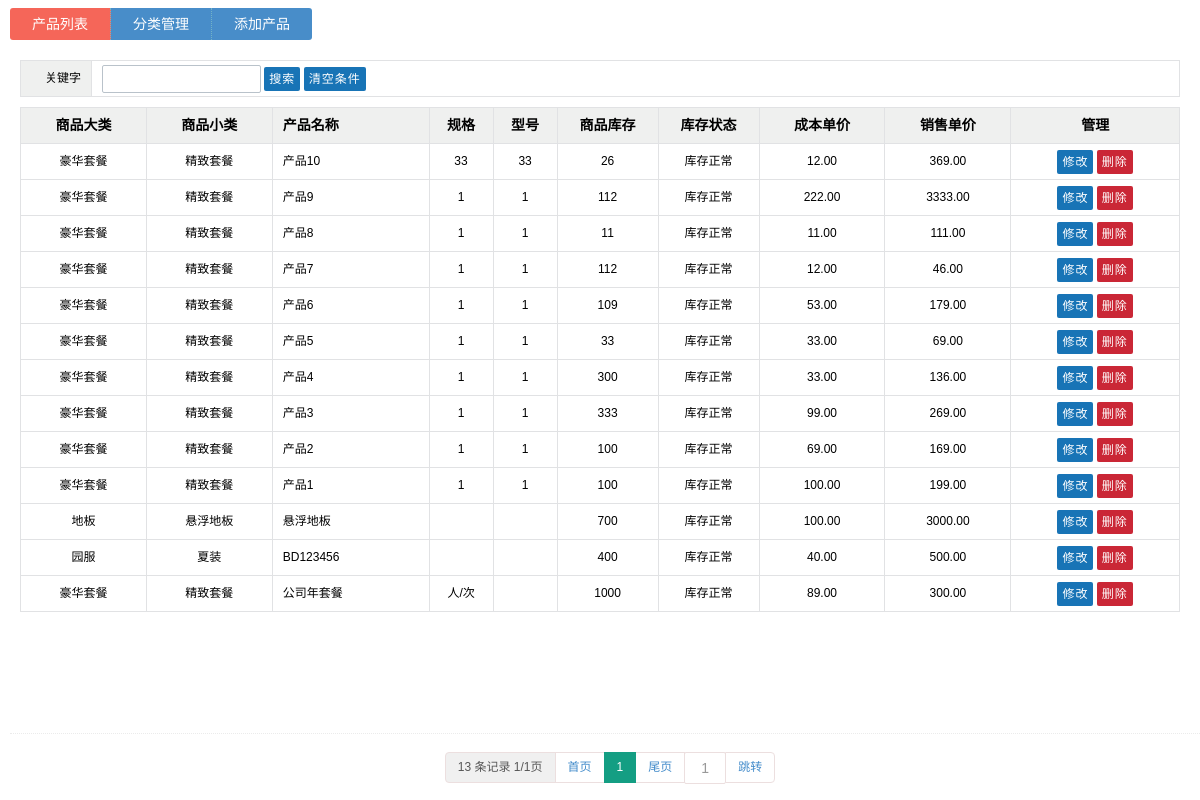
The page /index.php/product (signed in) on the database its author committed.
### tables this page shows
CREATE TABLE `ci_product` (
  `id` int(11) unsigned NOT NULL AUTO_INCREMENT,
  `trade` varchar(100) DEFAULT '',
  `strade` varchar(100) DEFAULT '',
  `title` varchar(100) DEFAULT '',
  `qtys` int(11) DEFAULT '0',
  `minqty` int(11) DEFAULT '0',
  `purprice` decimal(8,2) DEFAULT '0.00',
  `saleprice` decimal(8,2) DEFAULT '0.00',
  `property1` varchar(255) DEFAULT '',
  `property2` varchar(255) DEFAULT '',
  `reason` varchar(255) DEFAULT '',
  `uid` int(11) DEFAULT '0',
  `adduser` varchar(255) DEFAULT '',
  `isdel` tinyint(1) DEFAULT '0',
  `addtime` datetime DEFAULT NULL,
  `adddate` date DEFAULT NULL,
  `update` date DEFAULT NULL,
  `updtime` datetime DEFAULT NULL,
  PRIMARY KEY (`id`),
  UNIQUE KEY `option_name` (`title`)
);

### application/controllers/product.php (called while the page is built, shortened)
<?php if (!defined('BASEPATH')) exit('No direct script access allowed');
class Product extends CI_Controller
{
    public function index()
    {
        $post = array('keyword');
        foreach ($post as $key => $val) {
            $data[$val] = str_htmlencode($this->input->get_post($val, TRUE));
        }
        $where['order'] = 'id desc';
        $where['isdel'] = 0;
        $where['like|title'] = $data['keyword'];
        $config['totalRows'] = $this->mysql_model->get_count('product', $where);
        $this->load->library('lib_page', $config);
        $where['limit1'] = $this->lib_page->firstRow;
        $where['limit2'] = $this->lib_page->listRows;
        $data['list'] = $this->mysql_model->get_results('product', $where);
        $this->load->view('product/index', $data);
    }
}

### index.php (called while the page is built, shortened)
<?php
require_once BASEPATH . 'core/CodeIgniter.php';

### application/models/mysql_model.php (called while the page is built, shortened)
<?php if (!defined('BASEPATH')) exit('No direct script access allowed');
class Mysql_model extends CI_Model
{
    public function get_results($table, $where = '', $type = 2)
    {
        $this->db->from($this->db->dbprefix($table));
        if (is_array($where)) {
            $this->db->where($this->setwhere($where), NULL, FALSE);
        } else {
            if ($where) $this->db->where($where, NULL, FALSE);
        }
        $query = $this->db->get();
        switch ($type) {
            case 2:
                $result = $query->result_array();
                break;
            case 3:
                $result = $query->num_rows();
                break;
        }
        return $result;
    }
    public function setwhere($search)
    {
        $where = ' (1=1) ';
        $order = $group = $limit1 = $limit2 = $having = '';
        if (isset($search['limit2'])) {
            $limit2 = ',' . $search['limit2'];
            unset($search['limit2']);
        }
        if (isset($search['limit1'])) {
            $limit1 = $search['limit1'];
            $limit1 = ' limit ' . $limit1 . $limit2;
            unset($search['limit1']);
        }
        if (isset($search['order'])) {
            $order = ' order by ' . $search['order'];
            unset($search['order']);
        }
        foreach ($search as $key => $val) {
            if (!is_array($val) && strlen($val) == 0) continue;
            $f = strpos($key, ' ') !== false ? ' ' : ' = ';
            if (strpos($key, 'or|') !== false) {
                $t = ' or ';
                $key = str_replace('or|', '', $key);
            } else {
                $t = ' and ';
            }
            if (strpos($key, 'in|') !== false) {
                $key = str_replace('in|', '', $key);
                $val = is_array($val) ? "('" . implode("','", $val) . "')" : '(' . $val . ')';
                $where .= $t . $key . ' in ' . $val;
            } elseif (strpos($key, 'like|') !== false) {
                $key = str_replace('like|', '', $key);
                $where .= $t . $key . ' like ' . $this->db->escape('%' . $val . '%');
            } elseif (strpos($key, 'find|') !== false) {
                $key = str_replace('find|', '', $key);
                $where .= $t . ' find_in_set(' . $val . ',' . $key . ')';
            } elseif (strpos($key, '#)') !== false) {
                $where .= ')';
            } else {
                $where .= $t . $key . $f . $this->db->escape($val);
            }
        }
        return $where . $group . $having . $order . $limit1;
    }
}

### application/views/product/index.php (the view, shortened to what this page needs)
<!DOCTYPE html PUBLIC "-//W3C//DTD XHTML 1.0 Transitional//EN""http://www.w3.org/TR/xhtml1/DTD/xhtml1-transitional.dtd">
<html xmlns="http://www.w3.org/1999/xhtml">
<head>
    <link href="<?php echo base_url() ?>theme/default/css/common.css" rel="stylesheet" type="text/css">
    <link rel="stylesheet" type="text/css" href="<?php echo base_url() ?>theme/default/css/sweetalert.css">
    <link rel="stylesheet" href="<?php echo base_url() ?>theme/default/css/jquery-labelauty.css"/>
</head>
<body>
<span class="MenuboxS">
 <ul>
 <li class="hover"><span><a href="">产品列表</a></span></li>
 <li><span><a href="#" onclick='cp_ClassList()'>分类管理</a></span></li>
 <li><span><a href="#" onclick='Add()'>添加产品</a></span></li>
 </ul>
 </span>
<div class="allpage">
    <table width="100%" border="0" cellpadding="0" cellspacing="0">
        <tr>
            <td valign="top" class="td_n">
                <table width="100%" border="0" cellspacing="0" cellpadding="0" style="background:#ffffff;">
                    <tr>
                        <td valign="top" class="td_n pdl10 pdr10 pdt10">
                            <div id="ss" style="height:37px;overflow:hidden; ">
                                <form name="searchForm" action="?saction=ssdetail" method="post">
                                    <table width="100%" border="0" cellspacing="0" cellpadding="0" class="table_1">
                                        <tr>
                                            <td class="td_l_r title">关键字</td>
                                            <td class="td_r_l">
                                                <input name="keyword" type="text" class="int" id="keyword" size="20"
                                                       value="<?php echo $keyword ?>" onkeyup="searchSuggest();"/>
                                                <input type="submit" name="Submit" id="ss_button" class="btn1 btnxiug"
                                                       value="搜索"/>
                                                <input type="button" class="btn1 btnxiug" value="清空条件"
                                                       onClick=window.location.href="?"/>
                                            </td>
                                        </tr>
                                    </table>
                                </form>
                        </td>
                    </tr>
                </table>
            </td>
        </tr>
    </table>
    <table width="100%" border="0" cellspacing="0" cellpadding="0">
        <tr>
            <td valign="top" class="td_n pd10">
                <table width="100%" border="0" cellspacing="0" cellpadding="0">
                    <tr>
                        <td valign="top" colspan=2 class="td_n">
                            <table width="100%" border="0" cellpadding="0" cellspacing="0" class="table_1">
                                <tr class="tr_t">
                                    <td class="td_l_c">商品大类</td>
                                    <td class="td_l_c">商品小类</td>
                                    <td class="td_l_l">产品名称</td>
                                    <td class="td_l_c">规格</td>
                                    <td class="td_l_c">型号</td>
                                    <td width="100" class="td_l_c">商品库存</td>
                                    <td width="100" class="td_l_c">库存状态</td>
                                    <td class="td_l_c">成本单价</td>
                                    <td class="td_l_c">销售单价</td>
                                    <td class="td_l_c">管理</td>
                                </tr>
                                <?php foreach ($list as $arr => $row) { ?>
                                    <Tr class="tr">
                                        <td class="td_l_c"><?php echo $row['trade'] ?></td>
                                        <td class="td_l_c"><?php echo $row['strade'] ?></td>
                                        <td class="td_l_l"><?php echo $row['title'] ?></td>
                                        <td class="td_l_c"><?php echo $row['property1'] ?></td>
                                        <td class="td_l_c"><?php echo $row['property2'] ?></td>
                                        <td class="td_l_c"><?php echo $row['qtys'] ?></td>
                                        <td class="td_l_c">
                                            <?php
                                            if ($row['qtys'] >= $row['minqty'])
                                                echo '库存正常'
                                            ?>
                                        <td class="td_l_c"><?php echo $row['purprice'] ?></td>
                                        <td class="td_l_c"><?php echo $row['saleprice'] ?></td>
                                        <td class="td_l_c" nowrap="nowrap">
                                            <input type="button" class="btn1 btnxiug" value="修改" title="修改"
                                                   onclick='Edit<?php echo $row['id'] ?>()'/>
                                            <input type="button" class="btn1 btnshanc" value="删除" title="删除"
                                                   onclick='Del<?php echo $row['id'] ?>()'/>
                                        </td>
                                    </TR>
                                <?php } ?>
                            </table>
                        </td>
                    </tr>
                </table>
            </td>
        </tr>
    </table>
    <div class="fixed_bg">
        <table width="100%" border="0" cellpadding="0" cellspacing="0">
            <tr>
                <td valign="top" class="td_n Bottom_pd ">
                    <div class="pagepostion">
                        <ul class="pagination">
                            <?php echo $this->lib_page->showpage() ?>
                            <input class="pagenum" id="geturl" value="<?php echo $this->lib_page->nowPage ?>">
                            <li class="last"><a href='javascript:void(0);' onclick="getValue(geturl.value)">跳转</a>
                            </li>
                        </ul>
                    </div>
                </td>
            </tr>
        </table>
    </div>
</body>
</html>

### theme/default/css/common.css (style rules this page uses)
html { background: #FFF; height: 100%; }
body { margin: 0; line-height: 1.5em; font-size: 13px; color: #000000; font-family: "Microsoft YaHei", "微软雅黑", "宋体", STHeiti, MingLiu, Verdana, Geneva, sans-serif; }
dl, dt, dd, ul, ol, li, h1, h2, h3, h4, h5, h6, pre, code, form, legend, input, button, textarea, p, blockquote, th, td { margin: 0; padding: 0; }
table { border-spacing: 0; outline: 0; font-size: 12px; }
li { list-style: none; }
input, button, textarea, select, optgroup, option { font-family: inherit; font-size: inherit; font-style: inherit; font-weight: inherit; }
a:link { color: #000000; text-decoration: none; }
.allpage { padding: 10px; margin-bottom:50px; clear:both; }
.pagepostion { text-align: center; font-weight:normal; }
.pagination { display: inline-block; padding-left: 0; margin: 20px 0; border-radius: 4px; margin: 0 auto; }
.pagination>li { display: inline }
.pagination>li>a { position: relative; float: left; padding: 6px 12px; line-height: 1.42857143; text-decoration: none; color: #428bca; background-color: #fff; border: 1px solid #ECDFDF; margin-left: -1px }
.pagination .pagenum { position: relative; float: left; width: 30px; height:30px; line-height:30px; text-align: center; padding:0 5px 0 5px; text-decoration: none; color: #999; background-color: #fff; border: 1px solid #ECDFDF; margin-left: -1px; font-size:14px; }
.pagination>li:last-child>a { border-bottom-right-radius: 4px; border-top-right-radius: 4px }
.pd10 { padding: 10px; }
.pdl10 { padding-left: 10px; }
.pdr10 { padding-right: 10px; }
.pdt10 { padding-top: 10px; }
.btn1 ,a.btn1 { padding: 0 5px 0 5px; cursor: pointer; color: #fff; border: none; display: inline-block; line-height: 24px; border-radius: 2px; -moz-border-radius: 2px; -webkit-border-radius: 2px; letter-spacing:1px; }
.btnxiug, a.btnxiug { background: #1874B6; }
.btnshanc,a.btnshanc { background: #CA2736; }
.fixed_bg { width: 100%; position: fixed; bottom: 0; font-weight: bold; z-index: 999; border-top: 1px dotted #EBEBEB; background: #fff; padding:10px 0 8px 0; text-align: center; }
.Bottom_pd { padding: 8px 10px; text-align: center; }
.MenuboxS { font-size: 13px; min-height: 30px; margin-top: 5px; min-width:200px; }
.MenuboxS ul { margin: 0; padding: 0px; padding-left: 10px; padding-top:8px; }
.MenuboxS ul li:first-child { border-radius: 3px 0 0 3px; -moz-border-radius: 3px 0 0 3px; -webkit-border-radius: 3px 0 0 3px; }
.MenuboxS ul li:last-child { border-radius:0 3px 3px 0; -moz-border-radius:0 3px 3px 0; -webkit-border-radius:0 3px 3px 0; border-right:none; }
.MenuboxS li { float: left; cursor: pointer; min-width: 100px; text-align: center; border-right:1px dotted #72B3C7; background-color: #488DC9; font-size: 14px; display: block; line-height: 32px; }
.MenuboxS li.hover { color: #ffffff; background-color: #F56659; filter:alpha(Opacity=100);-moz-opacity:1;opacity: 1; }
.MenuboxS li.hover a:link, .MenuboxS li.hover a:visited, .MenuboxS li.hover a:active, .MenuboxS li.hover a:hover { font-size: 14px; color: #fff; display: block; }
.MenuboxS a:link, .MenuboxS a:visited, .MenuboxS a:active { font-size: 14px; color: #fff; text-decoration: none; display: block; }
.td_n { border: 0; }
.tr { background: #FFFFFF; }
.table_1 { border-left: 1px solid #E1E2E4; border-bottom: 1px solid #E1E2E4; }
.tr_t { background-color: #EFF0EF; border-bottom: 1px solid #afc0c9; height:35px; padding-top: 0px; padding-bottom: 0px;text-align: center; font-size: 14px; font-weight: bold; color: #000; }
.td_l_l { text-align: left; border-right: 1px solid #E1E2E4; border-top: 1px solid #E1E2E4; padding-left: 10px; height:35px; padding-top: 0px; padding-bottom: 0px; }
.td_l_c { text-align: center; border-right: 1px solid #E1E2E4; border-top: 1px solid #E1E2E4; height:35px; padding-top: 0px; padding-bottom: 0px; }
.td_l_r { text-align: right; border-right: 1px solid #E1E2E4; border-top: 1px solid #E1E2E4; height:35px; padding-top: 0px; padding-bottom: 0px;padding-right: 10px; }
.td_r_l { text-align: left; border-right: 1px solid #E1E2E4; border-top: 1px solid #E1E2E4; padding-left: 10px; height:35px; padding-top: 0px; padding-bottom: 0px; }
.title { background-color: #EFF0EF; width:60px; }
input, select { border:1px solid #B9C2CA; border-radius: 2px; -moz-border-radius: 2px; -webkit-border-radius: 2px; line-height:26px; font-size: 12px; padding-left: 2px; }
.int { border-radius: 2px; -moz-border-radius: 2px; -webkit-border-radius: 2px; height:26px; line-height:26px; font-size: 12px; }

### rows shown on the page
ci_product: trade "豪华套餐", strade "精致套餐", title "产品10", property1 "33", property2 "33", qtys "26", minqty "库存正常", purprice "12.00", saleprice "369.00"
ci_product: trade "豪华套餐", strade "精致套餐", title "产品9", property1 "1", property2 "1", qtys "112", minqty "库存正常", purprice "222.00", saleprice "3333.00"
ci_product: trade "豪华套餐", strade "精致套餐", title "产品8", property1 "1", property2 "1", qtys "11", minqty "库存正常", purprice "11.00", saleprice "111.00"
ci_product: trade "豪华套餐", strade "精致套餐", title "产品7", property1 "1", property2 "1", qtys "112", minqty "库存正常", purprice "12.00", saleprice "46.00"
ci_product: trade "豪华套餐", strade "精致套餐", title "产品6", property1 "1", property2 "1", qtys "109", minqty "库存正常", purprice "53.00", saleprice "179.00"
ci_product: trade "豪华套餐", strade "精致套餐", title "产品5", property1 "1", property2 "1", qtys "33", minqty "库存正常", purprice "33.00", saleprice "69.00"
ci_product: trade "豪华套餐", strade "精致套餐", title "产品4", property1 "1", property2 "1", qtys "300", minqty "库存正常", purprice "33.00", saleprice "136.00"
ci_product: trade "豪华套餐", strade "精致套餐", title "产品3", property1 "1", property2 "1", qtys "333", minqty "库存正常", purprice "99.00", saleprice "269.00"
ci_product: trade "豪华套餐", strade "精致套餐", title "产品2", property1 "1", property2 "1", qtys "100", minqty "库存正常", purprice "69.00", saleprice "169.00"
ci_product: trade "豪华套餐", strade "精致套餐", title "产品1", property1 "1", property2 "1", qtys "100", minqty "库存正常", purprice "100.00", saleprice "199.00"
ci_product: trade "地板", strade "悬浮地板", title "悬浮地板", qtys "700", minqty "库存正常", purprice "100.00", saleprice "3000.00"
ci_product: trade "园服", strade "夏装", title "BD123456", qtys "400", minqty "库存正常", purprice "40.00", saleprice "500.00"
ci_product: trade "豪华套餐", strade "精致套餐", title "公司年套餐", property1 "人/次", qtys "1000", minqty "库存正常", purprice "89.00", saleprice "300.00"

### other values the page prints
$this->totalRows "13"
$this->nowPage "1"
$this->totalPages "1"
